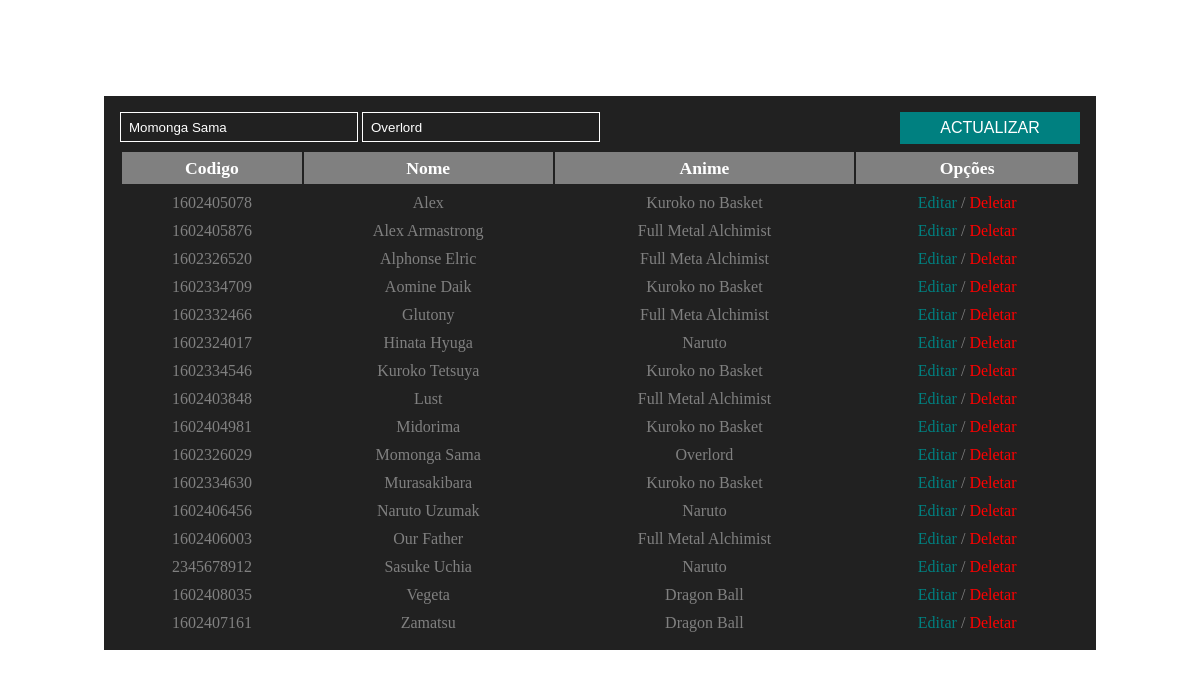
The app's page /index.php?IdUp=1602326029 with its own data.
### tables this page shows
CREATE TABLE `personagem` (
  `Id_P` varchar(200) NOT NULL,
  `Nome` varchar(100) NOT NULL,
  `Anime` varchar(100) NOT NULL
);

### model/conexao.php (called while the page is built, shortened)
<?php
try{
    class Conexao{
        public function __construct($dbname,$host,$char,$root,$pass){
            $this->conexao = new PDO("mysql:dbname={$dbname};host={$host};charset={$char}",$root,$pass);
        }
    }
}catch(PDOException $e){
    print('Error '.$e->getMessage());
}

### public/tableview.php (the view)
<tbody>
	<td><?=$stmt->Id_P?></td>
	<td><?=$stmt->Nome?></td>
	<td><?=$stmt->Anime?></td>
	<td><a href="index.php?IdUp=<?=$stmt->Id_P?>" class="edit">Editar</a> / <a href="index.php?del&id=<?=$stmt->Id_P?>" class="del">Deletar</a></td>
</tbody>

### index.php (shortened to what this page needs)
<?php require 'model/crud.php';?>
<!DOCTYPE html>
<head>
    <link rel="stylesheet" type="text/css" href="assets/style.css">
</head>
<body>
	<section class="container">
		<form method="post" action="<?php require'public/formCond.php';?>">
			<input type="text" name="nome" value="<?php require'public/nameCond.php';?>">
			<input type="text" name="anime" value="<?php require'public/animeCond.php';?>">
			<input type="submit" value="<?php require'public/btnCond.php';?>" name="submit">
		</form>
		<table>
			<thead>
				<th>Codigo</th>
				<th>Nome</th>
				<th>Anime</th>
				<th>Opções</th>
			</thead>
			<?php $crud->Read()?>
		</table>
	</section>
</body>
</html>

### model/crud.php (shortened to what this page needs)
<?php
class CRUD extends Dados{
    public function Read(){
        $cmd = $this->conexao->query("SELECT *FROM personagem ORDER BY Nome");
        while($stmt = $cmd->fetch()):
        require 'public/tableview.php';
        endwhile;
    }
}

### assets/style.css (style rules this page uses)
* { margin:0 auto; padding: 0; }
section.container { background: #212121; width: 80%; margin-top: 12vh; padding:16px; }
table { width: 100%; text-align: center; font-size: 16px; margin-top: 8px; }
table td { color:grey; padding-top: 8px; }
table th { height: 4vh; font-size: 1.1em; background: grey; color:#fff; }
input[type=text] { height: 3.5vh; width: 19vw; background: transparent; border:1px solid #fff; color:#fff; padding-left: 8px; }
input[type=submit] { height: 4vh; width: 15vw; border:none; cursor: pointer; float: right; background: teal; color:#fff; font-size: 16px; }
a.edit { text-decoration:none; color:teal; }
a.del { text-decoration: none; color:red; }

### records on screen
personagem: nome "Momonga Sama", anime "Overlord", Id_P "1602326029", Nome "Momonga Sama", Anime "Overlord"
personagem: Id_P "1602405078", Nome "Alex", Anime "Kuroko no Basket"
personagem: Id_P "1602405876", Nome "Alex Armastrong", Anime "Full Metal Alchimist"
personagem: Id_P "1602326520", Nome "Alphonse Elric", Anime "Full Meta Alchimist"
personagem: Id_P "1602334709", Nome "Aomine Daik", Anime "Kuroko no Basket"
personagem: Id_P "1602332466", Nome "Glutony", Anime "Full Meta Alchimist"
personagem: Id_P "1602324017", Nome "Hinata Hyuga", Anime "Naruto"
personagem: Id_P "1602334546", Nome "Kuroko Tetsuya", Anime "Kuroko no Basket"
personagem: Id_P "1602403848", Nome "Lust", Anime "Full Metal Alchimist"
personagem: Id_P "1602404981", Nome "Midorima", Anime "Kuroko no Basket"
personagem: Id_P "1602334630", Nome "Murasakibara", Anime "Kuroko no Basket"
personagem: Id_P "1602406456", Nome "Naruto Uzumak", Anime "Naruto"
personagem: Id_P "1602406003", Nome "Our Father", Anime "Full Metal Alchimist"
personagem: Id_P "2345678912", Nome "Sasuke Uchia", Anime "Naruto"
personagem: Id_P "1602408035", Nome "Vegeta", Anime "Dragon Ball"
personagem: Id_P "1602407161", Nome "Zamatsu", Anime "Dragon Ball"
